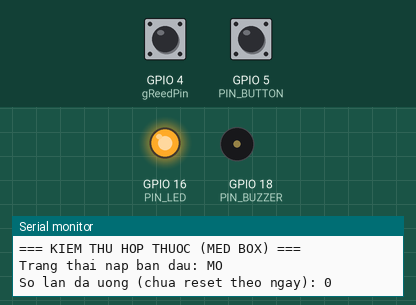
Recording of a program running on a simulated ESP32. Parts: output pins drawn as LEDs (lit = HIGH), buzzer (waves = sounding, pin HIGH), the last lines printed to the serial monitor. The test bench sets the inputs (shaded band); at power-on: GPIO 4 (gReedPin) HIGH, GPIO 5 (PIN_BUTTON) HIGH. WiFi joins after 1.5 s; servers stay silent unless stated; no MQTT or app messages arrive unless stated.

Above: at 3.0 s.
3.1 s: GPIO 4 (gReedPin) driven LOW
At 3.4 s:
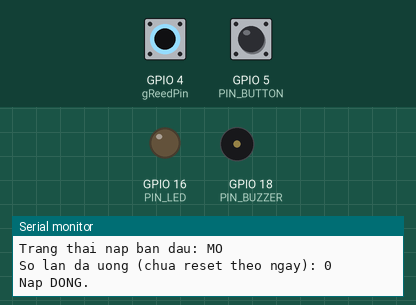
6.2 s: GPIO 4 (gReedPin) driven HIGH
At 6.9 s:
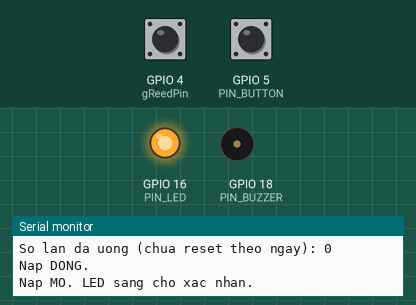
7.7 s: GPIO 5 (PIN_BUTTON) pulled LOW for 1 s
At 8.0 s:
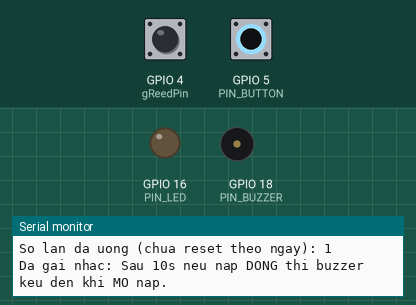
10.2 s: GPIO 4 (gReedPin) pulsed LOW 2 times (0.12 s each, 0.3 s apart)
At 11.0 s:
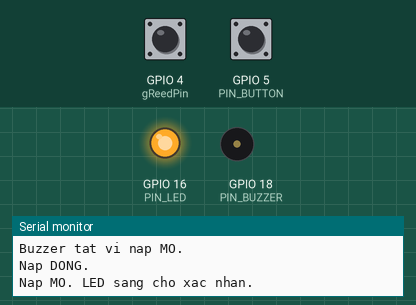
12.3 s: GPIO 5 (PIN_BUTTON) pulled LOW for 3.2 s
At 12.7 s:
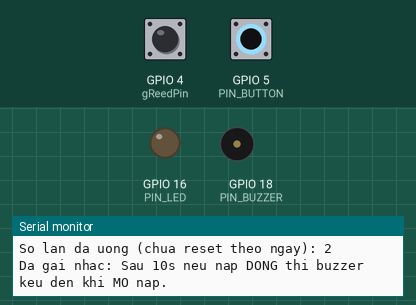
Timing chart, 0 to 15.3 s (numbered marks = the images above; inputs shaded):
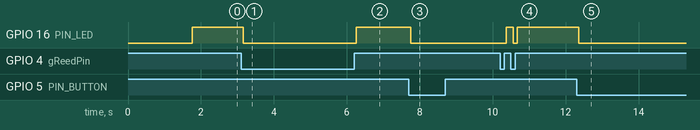

Measured:
- after the input at 3.1 s, GPIO 16 (PIN_LED): HIGH → LOW after 0.06 s
- after the input at 6.2 s, GPIO 16 (PIN_LED): LOW → HIGH after 0.06 s
- after the input at 7.7 s, GPIO 16 (PIN_LED): HIGH → LOW after 0.06 s
- after the input at 10.2 s, GPIO 16 (PIN_LED): LOW → HIGH after 0.18 s, → LOW 0.18 s later, → HIGH 0.12 s later
- after the input at 12.3 s, GPIO 16 (PIN_LED): HIGH → LOW after 0.06 s

The program:

main.cpp
```cpp
#include <Arduino.h>
#include "config.h"
#include "net_wifi.h"
#include "net_mqtt.h"
#include "med_box.h"

void setup() {
  Serial.begin(9600);
  delay(200);

  wifi_connect();
  mqtt_connect();
  med_setup();
}

void loop() {
  wifi_loop();
  mqtt_loop();
  med_loop();
  delay(5);
}
```

confirm_button.cpp
```cpp
#include "confirm_button.h"
#include "config.h"

namespace {
  uint8_t gButtonPin = 0;

  bool gLastStable = HIGH;
  bool gLastRead   = HIGH;
  unsigned long gLastChangeMs = 0;
}

void button_init(uint8_t pin) {
  gButtonPin = pin;
  pinMode(gButtonPin, INPUT_PULLUP);

  gLastStable = digitalRead(gButtonPin);
  gLastRead   = gLastStable;
  gLastChangeMs = millis();
}

bool button_update() {
  bool reading = digitalRead(gButtonPin);

  if (reading != gLastRead) {
    gLastRead = reading;
    gLastChangeMs = millis();
  }

  if (millis() - gLastChangeMs > DEBOUNCE_MS) {
    if (reading != gLastStable) {
      gLastStable = reading;

      if (gLastStable == LOW) {
        return true;
      }
    }
  }
  return false;
}
```

confirm_button.h
```cpp
#pragma once
#include <Arduino.h>

void button_init(uint8_t pin);

bool button_update();
```

med_box.cpp
```cpp
// med_box.cpp
#include "med_box.h"
#include "config.h"
#include "net_mqtt.h"
#include "reed_sensor.h"
#include "confirm_button.h"

#include <Arduino.h>

namespace {

// ======== TRẠNG THÁI NGHIỆP VỤ ========
bool doorOpen          = false;  // nắp hiện tại
bool confirmedThisOpen = false;  // đã confirm trong lần mở này chưa

unsigned int doseCountToday = 0;

bool postConfirmArmed = false;   // đã gài nhắc sau confirm?
unsigned long confirmMs = 0;     // thời điểm confirm
bool buzzerIsOn = false;

// ======== HÀM TIỆN ÍCH ========
void setBuzzer(bool on) {
  buzzerIsOn = on;
  if (BUZZER_ACTIVE_LOW) {
    digitalWrite(PIN_BUZZER, on ? LOW : HIGH);
  } else {
    digitalWrite(PIN_BUZZER, on ? HIGH : LOW);
  }
}

void updateLed() {
  // LED sáng khi nắp MỞ và chưa xác nhận
  digitalWrite(PIN_LED, (doorOpen && !confirmedThisOpen) ? HIGH : LOW);
}

void printDoseCount() {
  Serial.print(F("So lan da uong (chua reset theo ngay): "));
  Serial.println(doseCountToday);
}

void onDoorOpened() {
  doorOpen = true;
  confirmedThisOpen = false;

  Serial.println(F("Nap MO. LED sang cho xac nhan."));
  mqtt.publish(TOPIC_DOOR, "OPEN", true);

  if (postConfirmArmed || buzzerIsOn) {
    postConfirmArmed = false;
    setBuzzer(false);
    Serial.println(F("Buzzer tat vi nap MO."));
  }

  updateLed();
}

void onDoorClosed() {
  doorOpen = false;
  Serial.println(F("Nap DONG."));
  mqtt.publish(TOPIC_DOOR, "CLOSED", true);
  updateLed();
}

void handleConfirmPress() {
  // 1) Chỉ xác nhận khi nắp đang mở
  if (!doorOpen) {
    Serial.println(F("Khong the xac nhan: Nap DONG."));
    return;
  }

  // 2) Chỉ được xác nhận 1 lần cho mỗi lần mở
  if (confirmedThisOpen) {
    Serial.println(F("Lan MO nay da xac nhan roi."));
    return;
  }

  // 3) Xác nhận hợp lệ
  confirmedThisOpen = true;
  Serial.println(F("XAC NHAN: Da uong thuoc."));
  updateLed();

  // Tăng bộ đếm liều
  doseCountToday++;
  char buf[16];
  snprintf(buf, sizeof(buf), "%u", doseCountToday);
  mqtt.publish(TOPIC_DOSE, buf, true);
  mqtt.publish(TOPIC_CONFIRM, "TAKEN", false);
  printDoseCount();

  // Gài nhắc sau 10 giây
  postConfirmArmed = true;
  confirmMs = millis();
  setBuzzer(false);

  Serial.println(F("Da gai nhac: Sau 10s neu nap DONG thi buzzer keu den khi MO nap."));
}

void handlePostConfirmBuzzer() {
  if (!postConfirmArmed) return;

  unsigned long now = millis();
  if (now - confirmMs < REMINDER_DELAY_MS) return;

  if (doorOpen) {
    // sau 10s mà nắp vẫn mở -> không nhắc
    postConfirmArmed = false;
    setBuzzer(false);
    return;
  }

  if (!buzzerIsOn) {
    setBuzzer(true);
    Serial.println(F("Buzzer keu nhac. MO nap de tat."));
  }
}

} // namespace

// ======== API PUBLIC ========

void med_setup() {
  Serial.println(F("=== KIEM THU HOP THUOC (MED BOX) ==="));

  reed_init(PIN_REED);
  button_init(PIN_BUTTON);

  pinMode(PIN_LED, OUTPUT);
  pinMode(PIN_BUZZER, OUTPUT);

  digitalWrite(PIN_LED, LOW);
  setBuzzer(false);

  doorOpen = reed_isOpen();
  confirmedThisOpen = false;
  updateLed();

  Serial.print(F("Trang thai nap ban dau: "));
  Serial.println(doorOpen ? F("MO") : F("DONG"));

  printDoseCount();
}

void med_loop() {
  // 1) Cập nhật trạng thái nắp
  if (reed_update()) {
    if (reed_isOpen()) {
      onDoorOpened();
    } else {
      onDoorClosed();
    }
  }

  // 2) Xử lý nút nhấn xác nhận
  if (button_update()) {
    handleConfirmPress();
  }

  // 3) Xử lý nhắc nhở bằng buzzer
  handlePostConfirmBuzzer();

  // 4) Nếu nắp mở trong lúc buzzer đang kêu thì tắt luôn
  if (buzzerIsOn && doorOpen) {
    postConfirmArmed = false;
    setBuzzer(false);
    Serial.println(F("Buzzer tat vi nap MO."));
  }
}
```

med_box.h
```cpp
#pragma once

void med_setup();

void med_loop();
```

net_mqtt.cpp
```cpp
#include "net_mqtt.h"
#include "config.h"
#include "net_wifi.h"

#include <WiFiClientSecure.h>
#include <PubSubClient.h>

WiFiClientSecure wifiClient;
PubSubClient mqtt(wifiClient);

static void mqttCallback(char *topic, byte *payload, unsigned int length) {
  Serial.print(F("MQTT message, topic: "));
  Serial.print(topic);
  Serial.print(F(" | payload: "));
  for (unsigned int i = 0; i < length; i++) {
    Serial.print((char)payload[i]);
  }
  Serial.println();

}

void mqtt_connect() {
  wifiClient.setInsecure();

  mqtt.setServer(MQTT_BROKER, MQTT_PORT);
  mqtt.setCallback(mqttCallback);

  while (!mqtt.connected()) {
    wifi_loop();

    Serial.print(F("Dang ket noi MQTT toi HiveMQ... "));

    String clientId = "esp32-medbox-";
    clientId += String((uint32_t)ESP.getEfuseMac(), HEX);

    bool ok = mqtt.connect(clientId.c_str(), MQTT_USER, MQTT_PASS);
    if (ok) {
      Serial.println(F("THANH CONG"));
      mqtt.publish(TOPIC_TEST, "ESP32 connected!", true);

    } else {
      Serial.print(F("THAT BAI, rc="));
      Serial.print(mqtt.state());
      Serial.println(F(" -> thu lai sau 5 giay"));
      delay(5000);
    }
  }
}

void mqtt_loop() {
  if (!mqtt.connected()) {
    mqtt_connect();
  }
  mqtt.loop();
}
```

net_mqtt.h
```cpp
#pragma once
#include <PubSubClient.h>

extern PubSubClient mqtt;

void mqtt_connect();

void mqtt_loop();
```

net_wifi.cpp
```cpp
#include "net_wifi.h"
#include "config.h"

#include <WiFi.h>

void wifi_connect() {
  if (WiFi.status() == WL_CONNECTED) return;

  Serial.println(F("Dang ket noi WiFi..."));
  WiFi.mode(WIFI_STA);
  WiFi.begin(WIFI_SSID, WIFI_PASS);

  while (WiFi.status() != WL_CONNECTED) {
    delay(500);
    Serial.print('.');
  }

  Serial.println();
  Serial.println(F("Da ket noi WiFi."));
  Serial.print(F("IP: "));
  Serial.println(WiFi.localIP());
}

void wifi_loop() {
  if (WiFi.status() != WL_CONNECTED) {
    wifi_connect();
  }
}
```

net_wifi.h
```cpp
#pragma once

void wifi_connect();

void wifi_loop();
```

reed_sensor.cpp
```cpp
#include "reed_sensor.h"
#include "config.h"

namespace {
  uint8_t gReedPin = 4;

  bool gLastStable = HIGH;
  bool gLastRead   = HIGH;
  unsigned long gLastChangeMs = 0;
}

void reed_init(uint8_t pin) {
  gReedPin = pin;
  pinMode(gReedPin, INPUT_PULLUP);

  gLastStable = digitalRead(gReedPin);
  gLastRead   = gLastStable;
  gLastChangeMs = millis();
}

bool reed_update() {
  bool reading = digitalRead(gReedPin);

  if (reading != gLastRead) {
    gLastRead = reading;
    gLastChangeMs = millis();
  }

  if (millis() - gLastChangeMs > DEBOUNCE_MS) {
    if (reading != gLastStable) {
      gLastStable = reading;
      return true;
    }
  }
  return false;
}

bool reed_isOpen() {

  return (gLastStable == HIGH);
}
```

reed_sensor.h
```cpp
#pragma once
#include <Arduino.h>

void reed_init(uint8_t pin);

bool reed_update();

bool reed_isOpen();
```

config.h
```cpp
#pragma once
#include <Arduino.h>

constexpr auto WIFI_SSID = "TP-Link_ACDA";
constexpr auto WIFI_PASS = "20653880";

constexpr auto MQTT_BROKER = "ab481f25d392452bb38df3df6cf0b4ef.s1.eu.hivemq.cloud";
constexpr uint16_t MQTT_PORT = 8883;

constexpr auto MQTT_USER = "HoangAnh";
constexpr auto MQTT_PASS = "HoangLong@321";

constexpr auto TOPIC_TEST    = "med/test";
constexpr auto TOPIC_DOOR    = "med/box/door";
constexpr auto TOPIC_CONFIRM = "med/box/confirm";
constexpr auto TOPIC_DOSE    = "med/box/doseCount";

constexpr uint8_t PIN_REED   = 4;
constexpr uint8_t PIN_BUTTON = 5;
constexpr uint8_t PIN_LED    = 16;
constexpr uint8_t PIN_BUZZER = 18;

constexpr unsigned long DEBOUNCE_MS       = 50;
constexpr unsigned long REMINDER_DELAY_MS = 10000;

constexpr bool BUZZER_ACTIVE_LOW = false;
```
